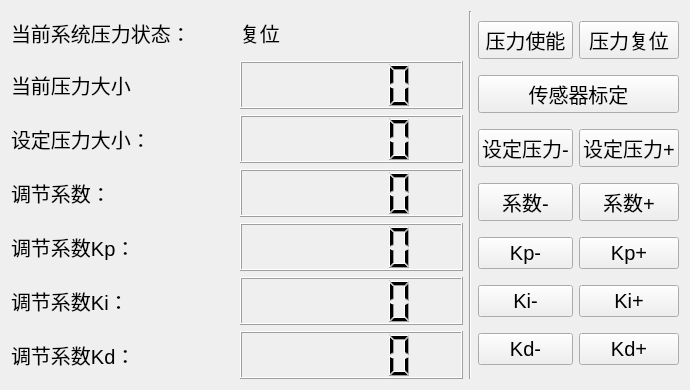
<?xml version="1.0" encoding="UTF-8"?>
<ui version="4.0">
 <class>supportClass</class>
 <widget class="QWidget" name="supportClass">
  <property name="geometry">
   <rect>
    <x>0</x>
    <y>0</y>
    <width>690</width>
    <height>390</height>
   </rect>
  </property>
  <property name="minimumSize">
   <size>
    <width>690</width>
    <height>390</height>
   </size>
  </property>
  <property name="maximumSize">
   <size>
    <width>690</width>
    <height>590</height>
   </size>
  </property>
  <property name="contextMenuPolicy">
   <enum>Qt::ActionsContextMenu</enum>
  </property>
  <property name="windowTitle">
   <string>support</string>
  </property>
  <property name="autoFillBackground">
   <bool>false</bool>
  </property>
  <layout class="QHBoxLayout" name="horizontalLayout" stretch="5,0,1">
   <item>
    <layout class="QGridLayout" name="gridLayout" rowstretch="1,1,1,1,1,1,1">
     <item row="0" column="0">
      <widget class="QLabel" name="label_2">
       <property name="font">
        <font>
         <pointsize>15</pointsize>
        </font>
       </property>
       <property name="text">
        <string>当前系统压力状态：</string>
       </property>
      </widget>
     </item>
     <item row="0" column="1">
      <widget class="QLabel" name="label_8">
       <property name="font">
        <font>
         <pointsize>15</pointsize>
        </font>
       </property>
       <property name="text">
        <string>复位</string>
       </property>
      </widget>
     </item>
     <item row="1" column="0">
      <widget class="QLabel" name="label">
       <property name="font">
        <font>
         <pointsize>15</pointsize>
        </font>
       </property>
       <property name="text">
        <string>当前压力大小</string>
       </property>
      </widget>
     </item>
     <item row="2" column="0">
      <widget class="QLabel" name="label_3">
       <property name="font">
        <font>
         <pointsize>15</pointsize>
        </font>
       </property>
       <property name="text">
        <string>设定压力大小：</string>
       </property>
      </widget>
     </item>
     <item row="3" column="0">
      <widget class="QLabel" name="label_7">
       <property name="font">
        <font>
         <pointsize>15</pointsize>
        </font>
       </property>
       <property name="text">
        <string>调节系数：</string>
       </property>
      </widget>
     </item>
     <item row="4" column="0">
      <widget class="QLabel" name="label_4">
       <property name="font">
        <font>
         <pointsize>15</pointsize>
        </font>
       </property>
       <property name="text">
        <string>调节系数Kp：</string>
       </property>
      </widget>
     </item>
     <item row="5" column="0">
      <widget class="QLabel" name="label_5">
       <property name="font">
        <font>
         <pointsize>15</pointsize>
        </font>
       </property>
       <property name="text">
        <string>调节系数Ki：</string>
       </property>
      </widget>
     </item>
     <item row="6" column="0">
      <widget class="QLabel" name="label_6">
       <property name="font">
        <font>
         <pointsize>15</pointsize>
        </font>
       </property>
       <property name="text">
        <string>调节系数Kd：</string>
       </property>
      </widget>
     </item>
     <item row="1" column="1">
      <widget class="QLCDNumber" name="lcdNumber_2">
       <property name="minimumSize">
        <size>
         <width>0</width>
         <height>48</height>
        </size>
       </property>
       <property name="font">
        <font>
         <pointsize>15</pointsize>
        </font>
       </property>
      </widget>
     </item>
     <item row="2" column="1">
      <widget class="QLCDNumber" name="lcdNumber">
       <property name="minimumSize">
        <size>
         <width>0</width>
         <height>48</height>
        </size>
       </property>
       <property name="font">
        <font>
         <pointsize>15</pointsize>
        </font>
       </property>
      </widget>
     </item>
     <item row="3" column="1">
      <widget class="QLCDNumber" name="lcdNumber_6">
       <property name="minimumSize">
        <size>
         <width>0</width>
         <height>48</height>
        </size>
       </property>
       <property name="font">
        <font>
         <pointsize>15</pointsize>
        </font>
       </property>
      </widget>
     </item>
     <item row="4" column="1">
      <widget class="QLCDNumber" name="lcdNumber_3">
       <property name="minimumSize">
        <size>
         <width>0</width>
         <height>48</height>
        </size>
       </property>
       <property name="font">
        <font>
         <pointsize>15</pointsize>
        </font>
       </property>
      </widget>
     </item>
     <item row="5" column="1">
      <widget class="QLCDNumber" name="lcdNumber_4">
       <property name="minimumSize">
        <size>
         <width>0</width>
         <height>48</height>
        </size>
       </property>
       <property name="font">
        <font>
         <pointsize>15</pointsize>
        </font>
       </property>
      </widget>
     </item>
     <item row="6" column="1">
      <widget class="QLCDNumber" name="lcdNumber_5">
       <property name="minimumSize">
        <size>
         <width>0</width>
         <height>48</height>
        </size>
       </property>
       <property name="font">
        <font>
         <pointsize>15</pointsize>
        </font>
       </property>
      </widget>
     </item>
    </layout>
   </item>
   <item>
    <widget class="Line" name="line">
     <property name="orientation">
      <enum>Qt::Vertical</enum>
     </property>
    </widget>
   </item>
   <item>
    <layout class="QGridLayout" name="gridLayout_2">
     <item row="0" column="0">
      <widget class="QPushButton" name="pushButton">
       <property name="font">
        <font>
         <pointsize>15</pointsize>
        </font>
       </property>
       <property name="text">
        <string>压力使能</string>
       </property>
      </widget>
     </item>
     <item row="0" column="1">
      <widget class="QPushButton" name="pushButton_2">
       <property name="font">
        <font>
         <pointsize>15</pointsize>
        </font>
       </property>
       <property name="text">
        <string>压力复位</string>
       </property>
      </widget>
     </item>
     <item row="1" column="0" colspan="2">
      <widget class="QPushButton" name="pushButton_13">
       <property name="font">
        <font>
         <pointsize>15</pointsize>
        </font>
       </property>
       <property name="text">
        <string>传感器标定</string>
       </property>
      </widget>
     </item>
     <item row="2" column="0">
      <widget class="QPushButton" name="pushButton_6">
       <property name="font">
        <font>
         <pointsize>15</pointsize>
        </font>
       </property>
       <property name="text">
        <string>设定压力-</string>
       </property>
      </widget>
     </item>
     <item row="2" column="1">
      <widget class="QPushButton" name="pushButton_5">
       <property name="font">
        <font>
         <pointsize>15</pointsize>
        </font>
       </property>
       <property name="text">
        <string>设定压力+</string>
       </property>
      </widget>
     </item>
     <item row="3" column="0">
      <widget class="QPushButton" name="pushButton_12">
       <property name="font">
        <font>
         <pointsize>15</pointsize>
        </font>
       </property>
       <property name="text">
        <string>系数-</string>
       </property>
      </widget>
     </item>
     <item row="3" column="1">
      <widget class="QPushButton" name="pushButton_11">
       <property name="font">
        <font>
         <pointsize>15</pointsize>
        </font>
       </property>
       <property name="text">
        <string>系数+</string>
       </property>
      </widget>
     </item>
     <item row="4" column="0">
      <widget class="QPushButton" name="pushButton_8">
       <property name="font">
        <font>
         <pointsize>15</pointsize>
        </font>
       </property>
       <property name="text">
        <string>Kp-</string>
       </property>
      </widget>
     </item>
     <item row="4" column="1">
      <widget class="QPushButton" name="pushButton_7">
       <property name="font">
        <font>
         <pointsize>15</pointsize>
        </font>
       </property>
       <property name="text">
        <string>Kp+</string>
       </property>
      </widget>
     </item>
     <item row="5" column="0">
      <widget class="QPushButton" name="pushButton_10">
       <property name="font">
        <font>
         <pointsize>15</pointsize>
        </font>
       </property>
       <property name="text">
        <string>Ki-</string>
       </property>
      </widget>
     </item>
     <item row="5" column="1">
      <widget class="QPushButton" name="pushButton_9">
       <property name="font">
        <font>
         <pointsize>15</pointsize>
        </font>
       </property>
       <property name="text">
        <string>Ki+</string>
       </property>
      </widget>
     </item>
     <item row="6" column="0">
      <widget class="QPushButton" name="pushButton_4">
       <property name="font">
        <font>
         <pointsize>15</pointsize>
        </font>
       </property>
       <property name="text">
        <string>Kd-</string>
       </property>
      </widget>
     </item>
     <item row="6" column="1">
      <widget class="QPushButton" name="pushButton_3">
       <property name="font">
        <font>
         <pointsize>15</pointsize>
        </font>
       </property>
       <property name="text">
        <string>Kd+</string>
       </property>
      </widget>
     </item>
    </layout>
   </item>
  </layout>
 </widget>
 <layoutdefault spacing="6" margin="11"/>
 <resources/>
 <connections/>
 <slots>
  <slot>onbuton()</slot>
 </slots>
</ui>
